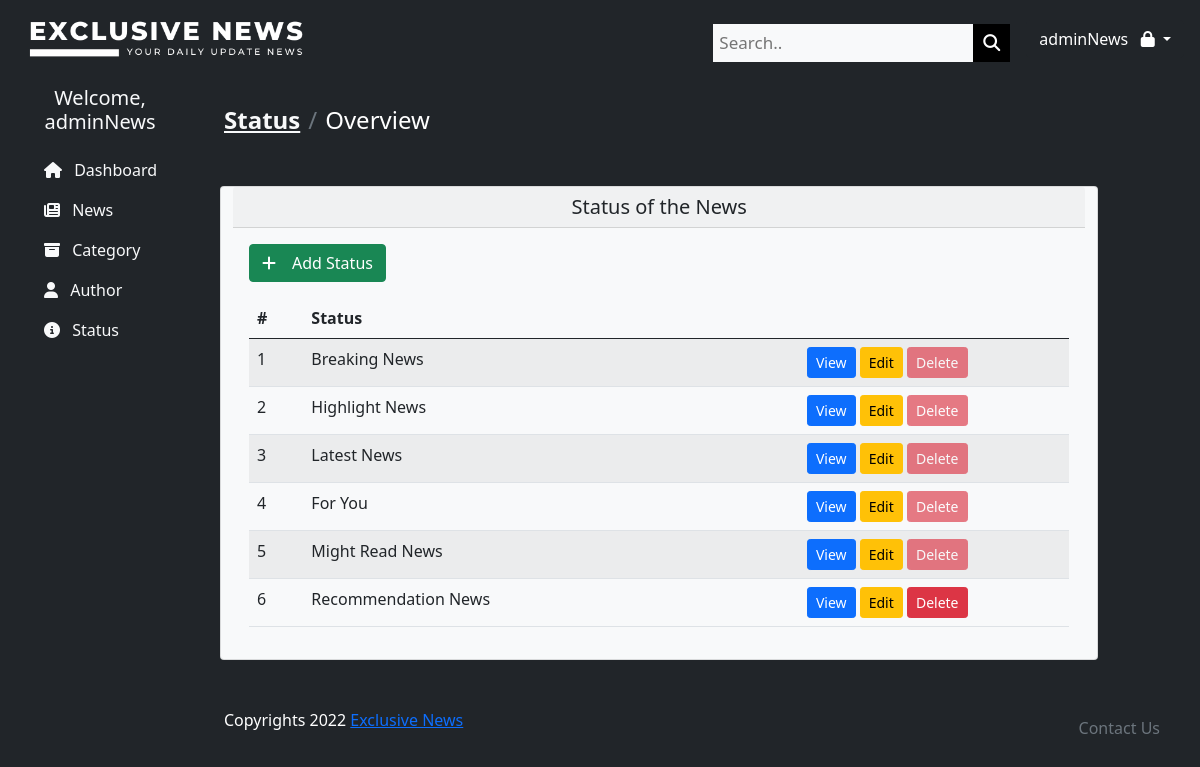
/admin/status/index.php (signed in), run on the app's committed database.
### tables this page shows
CREATE TABLE `news_status` (
  `status_id` int(11) NOT NULL,
  `status_name` varchar(30) NOT NULL
);

### admin/status/index.php (the view, shortened to what this page needs)
<!DOCTYPE html>
<html lang="en">
<head>
    <link rel="stylesheet" type="text/css" href="css/styles.css" />
    <link rel="stylesheet" href="https://cdn.jsdelivr.net/npm/bootstrap@5.0.2/dist/css/bootstrap.min.css">
    <link rel="stylesheet" href="https://cdnjs.cloudflare.com/ajax/libs/font-awesome/6.2.0/css/all.min.css" />
</head>
<body class="bg-dark">
    <?php
    include '../../connect.php';
    $sql = "SELECT * FROM news_status";
    $datas = $conn->query($sql);
    $sql = "SELECT DISTINCT news_status.status_name FROM news_status INNER JOIN news_details ON news_status.status_id=news_details.status_id";
    $checks = $conn->query($sql);
    ?>
    <nav class="navbar navbar-light bg-dark p-3 navs">
        <img src="../../assets/logo2.png" style="width: 300px;" alt="">
        <div class="d-flex align-items-center">
            <div class="search-container">
                <form action="">
                    <input type="text" placeholder="Search.." name="search" class="bg-light" autocomplete="off">
                    <button type="submit"><i class="fa fa-search"></i></button>
                </form>
            </div>
            <div class="dropdown">
                <a class="btn btn-dark dropdown-toggle" type="button" id="dropdownMenuButton2" data-bs-toggle="dropdown" aria-expanded="false">
                    <?php echo ($_SESSION['username']) ?> &nbsp; <i class="fa fa-lock"></i>
                </a>
            </div>
        </div>
    </nav>
    <div class="container-fluid">
        <div class="row d-flex justify-content-between">
            <div class="col-2 bg-dark mx-auto position-fixed">
                <h5 class="text-light text-center m-2"> Welcome, <?php echo ($_SESSION['username']) ?></h5>
                <div class="nav flex-column flex-nowrap vh-100 overflow-auto text-light p-2">
                    <ul class="nav flex-column">
                        <li class="nav-item">
                            <a class="nav-link fonts text-light" aria-current="page" href="/finalProject/admin/dashboard.php">
                                <i class="fa-solid fa-home px-2"></i>
                                <span>Dashboard</span>
                            </a>
                        </li>
                        <li class="nav-item">
                            <a class="nav-link fonts text-light" aria-current="page" href="/finalProject/admin/news/index.php">
                                <i class="fa-solid fa-newspaper px-2"></i>
                                <span class="t">News</span>
                            </a>
                        </li>
                        <li class="nav-item">
                            <a class="nav-link fonts text-light" aria-current="page" href="/finalProject/admin/categories/index.php">
                                <i class="fa-solid fa-box-archive px-2"></i>
                                <span class="">Category</span>
                            </a>
                        </li>
                        <li class="nav-item">
                            <a class="nav-link fonts text-light" aria-current="page" href="/finalProject/admin/authors/index.php">
                                <i class="fa-solid fa-user px-2"></i>
                                <span class="">Author</span>
                            </a>
                        </li>
                        <li class="nav-item">
                            <a class="nav-link fonts text-light" aria-current="page" href="/finalProject/admin/status/index.php">
                                <i class="fa-solid fa-circle-info px-2"></i>
                                <span class="">Status</span>
                            </a>
                        </li>
                    </ul>
                </div>
            </div>
            <main class="col-10 ms-sm-auto col-lg-10 px-md-4 py-4">
                <nav aria-labels="breadcrumb">
                    <ol class="breadcrumb brdcrumb fs-4">
                        <li class="breadcrumb-item fw-bold"><a class="text-light" href="#">Status</a></li>
                        <li class="breadcrumb-item" aria-current="page">Overview</li>
                    </ol>
                </nav>
                <div class="row mt-5">
                    <div class="card bg-light text-dark ms-2" style="width: 90% !important">
                        <h5 class="card-header text-center text-dark">Status of the News</h5>
                        <div class="card-body">
                            <a href="create.php" class="btn btn-block btn-success"><i class="fa-solid fa-plus me-3"></i>Add Status</a>
                            <div class="table-responsive mt-3">
                                <table class="table table-striped table-hover">
                                    <thead>
                                        <tr>
                                            <th scope="col">#</th>
                                            <th scope="col">Status</th>
                                            <th scope="col"></th>
                                        </tr>
                                    </thead>
                                    <tbody>
                                        <?php
                                        foreach ($datas as $key => $data) {
                                            echo '
                                                <tr>
                                                    <td>' . ($key + 1) . '</td>
                                                    <td>' . $data['status_name'] . '</td>
                                                    <td class="text-center align-items-center">
                                                        <a href="show.php?id=' . $data['status_id'] . '" class="btn btn-sm btn-primary">View</a>
                                                        <a href="edit.php?id=' . $data['status_id'] . '" class="btn btn-sm btn-warning">Edit</a>
                                                        <a onclick="return confirm(`Confirm delete action?`)" href="delete.php?id=' . $data['status_id'] . '" class="';
                                            foreach ($checks as $key => $data2) {
                                                if ($data2['status_name'] == $data['status_name']) {
                                                    echo 'disabled ';
                                                    break;
                                                }
                                            };
                                            echo        'btn btn-sm btn-danger">Delete</a>
                                                    </td>
                                                </tr>
                                            ';
                                        }
                                        ?>
                                    </tbody>
                                </table>
                            </div>
                        </div>
                    </div>
                </div>
                <footer class="pt-5 d-flex justify-content-between">
                    <span>Copyrights 2022 <a href="#">Exclusive News</a></span>
                    <ul class="nav m-0">
                        <li class="nav-item">
                            <a href="#" class="nav-link text-secondary">Contact Us</a>
                        </li>
                    </ul>
                </footer>
            </main>
        </div>
    </div>
</body>
</html>

### admin/status/css/styles.css (style rules this page uses)
body { color: white !important; }
nav input[type=text] { padding: 6px; margin-top: 8px; font-size: 17px; border: none; }
nav .search-container button { float: right; padding: 6px 10px; margin-top: 8px; margin-right: 16px; background: #000; color: white; font-size: 17px; border: none; cursor: pointer; }

### data on the page
news_status: status_name "Breaking News"
news_status: status_name "Highlight News"
news_status: status_name "Latest News"
news_status: status_name "For You"
news_status: status_name "Might Read News"
news_status: status_name "Recommendation News"

### other printed values
$_SESSION['username'] "adminNews"
